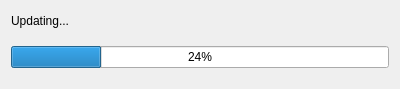
<?xml version="1.0" encoding="UTF-8"?>
<ui version="4.0">
 <class>updaterwindow</class>
 <widget class="QDialog" name="updaterwindow">
  <property name="geometry">
   <rect>
    <x>0</x>
    <y>0</y>
    <width>400</width>
    <height>89</height>
   </rect>
  </property>
  <property name="sizePolicy">
   <sizepolicy hsizetype="Fixed" vsizetype="Fixed">
    <horstretch>0</horstretch>
    <verstretch>0</verstretch>
   </sizepolicy>
  </property>
  <property name="windowTitle">
   <string>Updater</string>
  </property>
  <layout class="QGridLayout" name="gridLayout">
   <item row="1" column="0" rowspan="2">
    <widget class="QProgressBar" name="progressBar">
     <property name="value">
      <number>24</number>
     </property>
    </widget>
   </item>
   <item row="0" column="0">
    <widget class="QLabel" name="label">
     <property name="text">
      <string>Updating...</string>
     </property>
    </widget>
   </item>
  </layout>
 </widget>
 <resources/>
 <connections/>
</ui>
